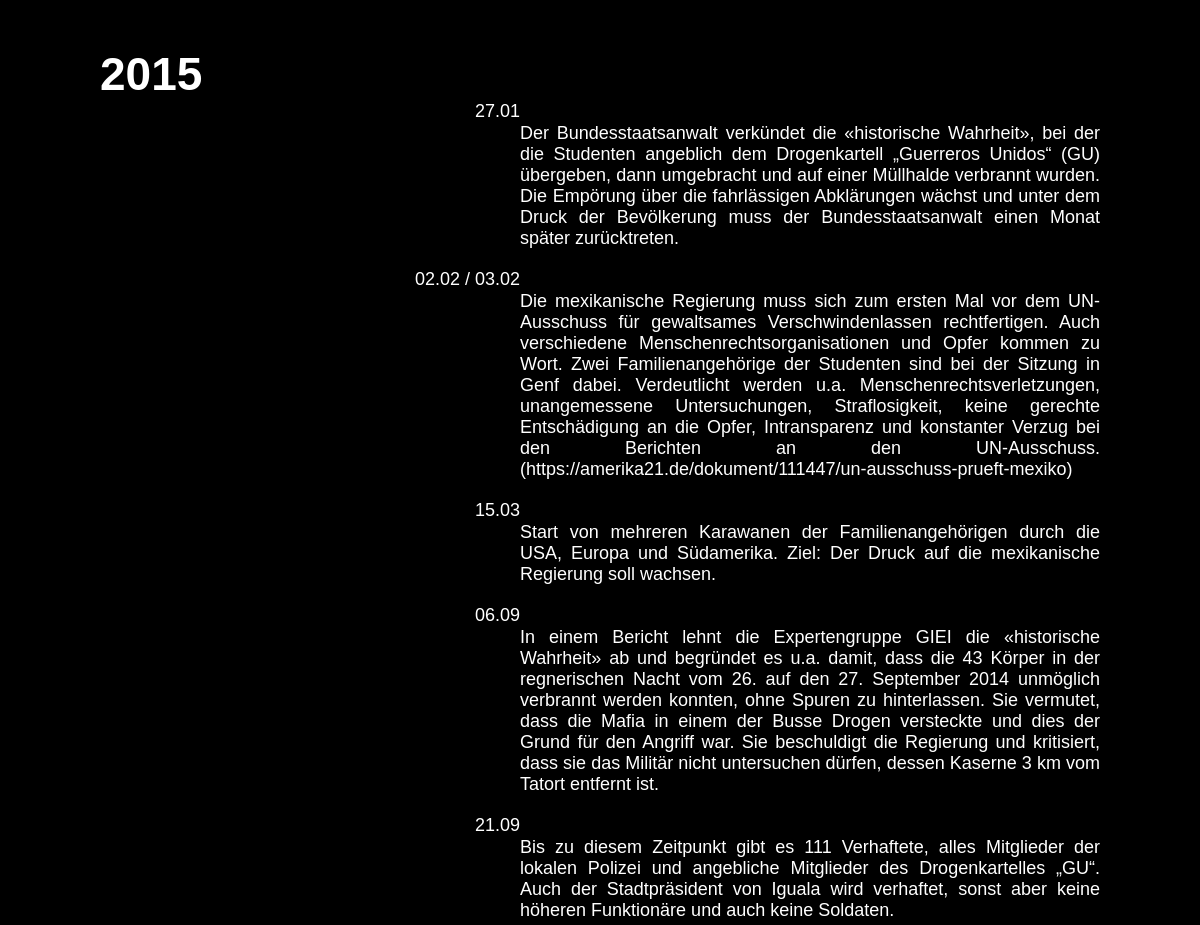
The page /ayotzinapa/ (middle part) on the database as committed earlier.
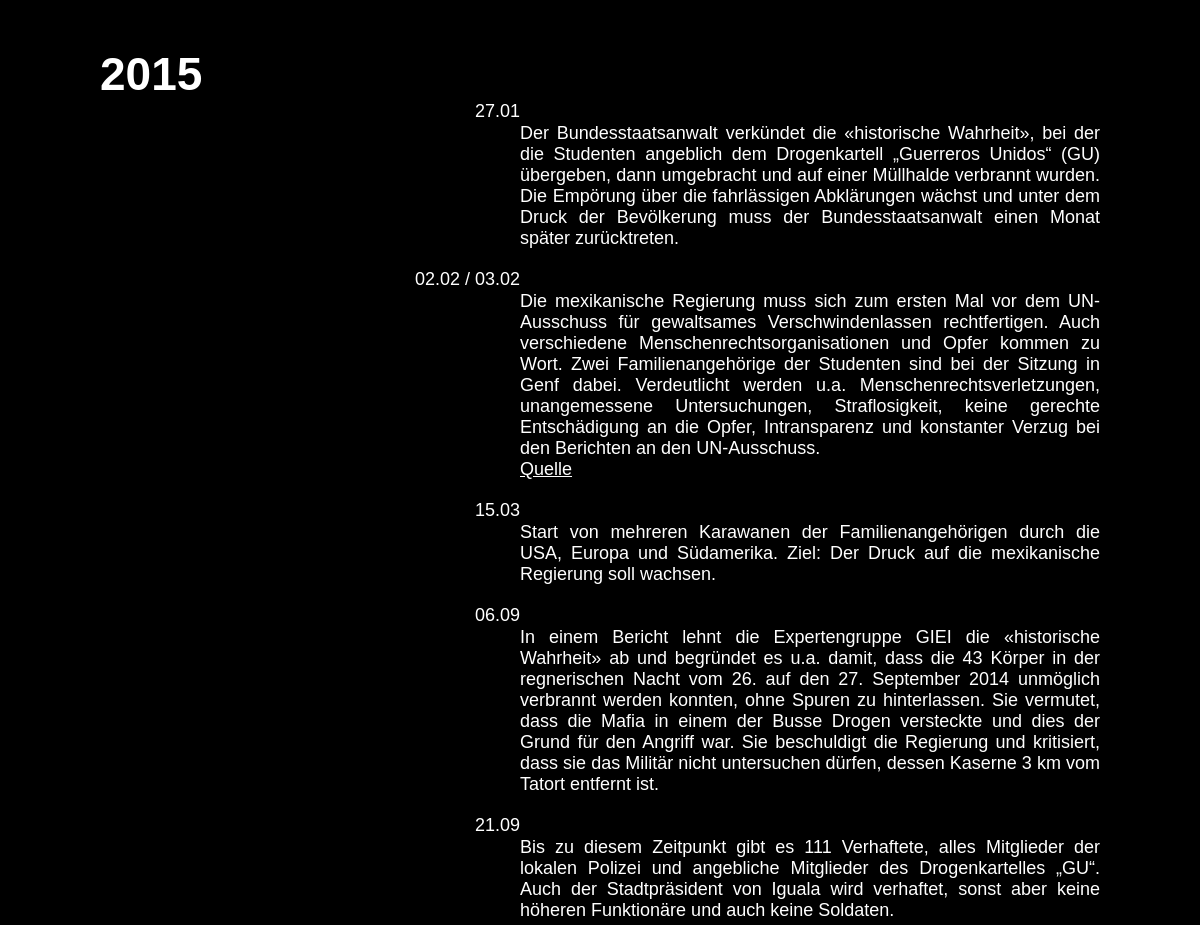
The same page on the database as committed later.
### main/models.py (models this page shows, shortened)
class Time_Step(models.Model):
    YEARS = [
    ('september', '26. September 2014'),
    ('2014', '2014'),
    ('2015', '2015'),
    ('2016', '2016'),
    ('2017', '2017'),
    ('2018', '2018'),
    ('2019', '2019'),
    ('2020', '2020'),
    ('2021', '2021'),
    ('2022', '2022'),
    ('2023', '2023'),
]
    year = models.CharField(choices=YEARS, max_length=10, default='2014')
    date_time = models.CharField(max_length=20)
    text = models.TextField()
    class Meta:
        verbose_name = 'Zeitpunkt'
        verbose_name_plural = 'Zeitpunkte'

### main/views.py (the view)
# urls.py: path('ayotzinapa/', ayotzinapa, name='ayotzinapa'),
def ayotzinapa (request):
    page = Page.objects.get(title='ayotzinapa')
    time_steps_september = Time_Step.objects.filter(year = 'september')
    time_steps_2014 = Time_Step.objects.filter(year = '2014')
    time_steps_2015 = Time_Step.objects.filter(year = '2015')
    time_steps_2016 = Time_Step.objects.filter(year = '2016')
    time_steps_2017 = Time_Step.objects.filter(year = '2017')
    time_steps_2018 = Time_Step.objects.filter(year = '2018')
    time_steps_2019 = Time_Step.objects.filter(year = '2019')
    time_steps_2020 = Time_Step.objects.filter(year = '2020')
    time_steps_2021 = Time_Step.objects.filter(year = '2021')
    time_steps_2022 = Time_Step.objects.filter(year = '2022')
    time_steps_2023 = Time_Step.objects.filter(year = '2023')
    return render (request, 'ayotzinapa.html', {'page': page,
                                                'time_steps_september': time_steps_september,
                                                'time_steps_2014': time_steps_2014,
                                                'time_steps_2015': time_steps_2015,
                                                'time_steps_2016': time_steps_2016,
                                                'time_steps_2017': time_steps_2017,
                                                'time_steps_2018': time_steps_2018,
                                                'time_steps_2019': time_steps_2019,
                                                'time_steps_2020': time_steps_2020,
                                                'time_steps_2021': time_steps_2021,
                                                'time_steps_2022': time_steps_2022,
                                                'time_steps_2023': time_steps_2023})

### main/templatetags/markdown_extras.py (called while the page is built)
@register.filter()
@stringfilter
def convert_markdown(value):
    return markdown.markdown(value)

### main/templates/ayotzinapa.html (shortened to what this page needs)
{% extends 'page.html' %}
{% load markdown_extras %}
{% block load %}ayotzinapa{% endblock %}
{% block stylesheets %}
<link rel="stylesheet" href="../static/style/ayotzinapa.css">
{% endblock %}
{% block content %}
{% if time_steps_2014 %}
<div class="grid-template max-width">
    <div class="page-text grid-template-smal fontsize-timetable">
        {% for time_step in time_steps_2014 %}
            <span class="date">{{ time_step.date_time }}</span>
        {% endfor %}
    </div>
</div>
{% endif %}
{% if time_steps_2015 %}
<div class="grid-template max-width">
    <h1 class="year">2015</h1>
    <div class="page-text grid-template-smal fontsize-timetable">
        {% for time_step in time_steps_2015 %}
            <span class="date">{{ time_step.date_time }}</span>
            <div class="pt-font-size mb-20">{{ time_step.text | convert_markdown | safe }}</div>
        {% endfor %}
    </div>
</div>
{% endif %}
{% endblock %}

Rows that differ between the two databases and show on the page:
changed Time_Step: text|convert_markdown "…Berichten an den UN-Ausschuss. (https://amerika21.de/dokument/111447/un-ausschuss-prueft-mexiko)" → "…Berichten an den UN-Ausschuss. Quelle"
